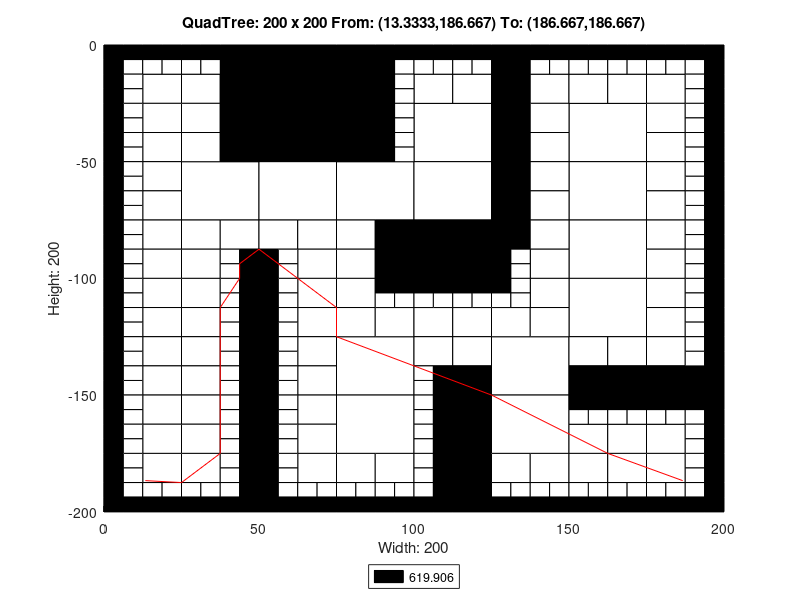

Reproduce this figure in MATLAB.
axis([0 200 -200 0]);
title('QuadTree: 200 x 200 From: (13.3333,186.667) To: (186.667,186.667)');
xlabel('Width: 200');
ylabel('Height: 200');
rectangle('Position',[50 -25 25 25], 'FaceColor',[0 0 0]);
rectangle('Position',[50 -50 25 25], 'FaceColor',[0 0 0]);
rectangle('Position',[25 -75 25 25], 'FaceColor',[1 1 1]);
rectangle('Position',[50 -75 25 25], 'FaceColor',[1 1 1]);
rectangle('Position',[75 -75 25 25], 'FaceColor',[1 1 1]);
rectangle('Position',[100 -50 25 25], 'FaceColor',[1 1 1]);
rectangle('Position',[150 -50 25 25], 'FaceColor',[1 1 1]);
rectangle('Position',[100 -75 25 25], 'FaceColor',[1 1 1]);
rectangle('Position',[100 -100 25 25], 'FaceColor',[0 0 0]);
rectangle('Position',[150 -75 25 25], 'FaceColor',[1 1 1]);
rectangle('Position',[150 -100 25 25], 'FaceColor',[1 1 1]);
rectangle('Position',[75 -150 25 25], 'FaceColor',[1 1 1]);
rectangle('Position',[75 -175 25 25], 'FaceColor',[1 1 1]);
rectangle('Position',[125 -150 25 25], 'FaceColor',[1 1 1]);
rectangle('Position',[150 -125 25 25], 'FaceColor',[1 1 1]);
rectangle('Position',[125 -175 25 25], 'FaceColor',[1 1 1]);
rectangle('Position',[12.5 -25 12.5 12.5], 'FaceColor',[1 1 1]);
rectangle('Position',[37.5 -12.5 12.5 12.5], 'FaceColor',[0 0 0]);
rectangle('Position',[25 -25 12.5 12.5], 'FaceColor',[1 1 1]);
rectangle('Position',[37.5 -25 12.5 12.5], 'FaceColor',[0 0 0]);
rectangle('Position',[12.5 -37.5 12.5 12.5], 'FaceColor',[1 1 1]);
rectangle('Position',[12.5 -50 12.5 12.5], 'FaceColor',[1 1 1]);
rectangle('Position',[25 -37.5 12.5 12.5], 'FaceColor',[1 1 1]);
rectangle('Position',[37.5 -37.5 12.5 12.5], 'FaceColor',[0 0 0]);
rectangle('Position',[25 -50 12.5 12.5], 'FaceColor',[1 1 1]);
rectangle('Position',[37.5 -50 12.5 12.5], 'FaceColor',[0 0 0]);
rectangle('Position',[75 -12.5 12.5 12.5], 'FaceColor',[0 0 0]);
rectangle('Position',[75 -25 12.5 12.5], 'FaceColor',[0 0 0]);
rectangle('Position',[75 -37.5 12.5 12.5], 'FaceColor',[0 0 0]);
rectangle('Position',[75 -50 12.5 12.5], 'FaceColor',[0 0 0]);
rectangle('Position',[12.5 -62.5 12.5 12.5], 'FaceColor',[1 1 1]);
rectangle('Position',[12.5 -75 12.5 12.5], 'FaceColor',[1 1 1]);
rectangle('Position',[12.5 -87.5 12.5 12.5], 'FaceColor',[1 1 1]);
rectangle('Position',[12.5 -100 12.5 12.5], 'FaceColor',[1 1 1]);
rectangle('Position',[25 -87.5 12.5 12.5], 'FaceColor',[1 1 1]);
rectangle('Position',[37.5 -87.5 12.5 12.5], 'FaceColor',[1 1 1]);
rectangle('Position',[25 -100 12.5 12.5], 'FaceColor',[1 1 1]);
rectangle('Position',[50 -87.5 12.5 12.5], 'FaceColor',[1 1 1]);
rectangle('Position',[62.5 -87.5 12.5 12.5], 'FaceColor',[1 1 1]);
rectangle('Position',[62.5 -100 12.5 12.5], 'FaceColor',[1 1 1]);
rectangle('Position',[75 -87.5 12.5 12.5], 'FaceColor',[1 1 1]);
rectangle('Position',[87.5 -87.5 12.5 12.5], 'FaceColor',[0 0 0]);
rectangle('Position',[75 -100 12.5 12.5], 'FaceColor',[1 1 1]);
rectangle('Position',[87.5 -100 12.5 12.5], 'FaceColor',[0 0 0]);
rectangle('Position',[100 -25 12.5 12.5], 'FaceColor',[1 1 1]);
rectangle('Position',[112.5 -25 12.5 12.5], 'FaceColor',[1 1 1]);
rectangle('Position',[125 -12.5 12.5 12.5], 'FaceColor',[0 0 0]);
rectangle('Position',[125 -25 12.5 12.5], 'FaceColor',[0 0 0]);
rectangle('Position',[137.5 -25 12.5 12.5], 'FaceColor',[1 1 1]);
rectangle('Position',[125 -37.5 12.5 12.5], 'FaceColor',[0 0 0]);
rectangle('Position',[137.5 -37.5 12.5 12.5], 'FaceColor',[1 1 1]);
rectangle('Position',[125 -50 12.5 12.5], 'FaceColor',[0 0 0]);
rectangle('Position',[137.5 -50 12.5 12.5], 'FaceColor',[1 1 1]);
rectangle('Position',[150 -25 12.5 12.5], 'FaceColor',[1 1 1]);
rectangle('Position',[162.5 -25 12.5 12.5], 'FaceColor',[1 1 1]);
rectangle('Position',[175 -25 12.5 12.5], 'FaceColor',[1 1 1]);
rectangle('Position',[175 -37.5 12.5 12.5], 'FaceColor',[1 1 1]);
rectangle('Position',[175 -50 12.5 12.5], 'FaceColor',[1 1 1]);
rectangle('Position',[125 -62.5 12.5 12.5], 'FaceColor',[0 0 0]);
rectangle('Position',[137.5 -62.5 12.5 12.5], 'FaceColor',[1 1 1]);
rectangle('Position',[125 -75 12.5 12.5], 'FaceColor',[0 0 0]);
rectangle('Position',[137.5 -75 12.5 12.5], 'FaceColor',[1 1 1]);
rectangle('Position',[125 -87.5 12.5 12.5], 'FaceColor',[0 0 0]);
rectangle('Position',[137.5 -87.5 12.5 12.5], 'FaceColor',[1 1 1]);
rectangle('Position',[137.5 -100 12.5 12.5], 'FaceColor',[1 1 1]);
rectangle('Position',[175 -62.5 12.5 12.5], 'FaceColor',[1 1 1]);
rectangle('Position',[175 -75 12.5 12.5], 'FaceColor',[1 1 1]);
rectangle('Position',[175 -87.5 12.5 12.5], 'FaceColor',[1 1 1]);
rectangle('Position',[175 -100 12.5 12.5], 'FaceColor',[1 1 1]);
rectangle('Position',[12.5 -112.5 12.5 12.5], 'FaceColor',[1 1 1]);
rectangle('Position',[12.5 -125 12.5 12.5], 'FaceColor',[1 1 1]);
rectangle('Position',[25 -112.5 12.5 12.5], 'FaceColor',[1 1 1]);
rectangle('Position',[25 -125 12.5 12.5], 'FaceColor',[1 1 1]);
rectangle('Position',[12.5 -137.5 12.5 12.5], 'FaceColor',[1 1 1]);
rectangle('Position',[12.5 -150 12.5 12.5], 'FaceColor',[1 1 1]);
rectangle('Position',[25 -137.5 12.5 12.5], 'FaceColor',[1 1 1]);
rectangle('Position',[25 -150 12.5 12.5], 'FaceColor',[1 1 1]);
rectangle('Position',[62.5 -112.5 12.5 12.5], 'FaceColor',[1 1 1]);
rectangle('Position',[62.5 -125 12.5 12.5], 'FaceColor',[1 1 1]);
rectangle('Position',[75 -112.5 12.5 12.5], 'FaceColor',[1 1 1]);
rectangle('Position',[75 -125 12.5 12.5], 'FaceColor',[1 1 1]);
rectangle('Position',[87.5 -125 12.5 12.5], 'FaceColor',[1 1 1]);
rectangle('Position',[62.5 -137.5 12.5 12.5], 'FaceColor',[1 1 1]);
rectangle('Position',[62.5 -150 12.5 12.5], 'FaceColor',[1 1 1]);
rectangle('Position',[12.5 -162.5 12.5 12.5], 'FaceColor',[1 1 1]);
rectangle('Position',[12.5 -175 12.5 12.5], 'FaceColor',[1 1 1]);
rectangle('Position',[25 -162.5 12.5 12.5], 'FaceColor',[1 1 1]);
rectangle('Position',[25 -175 12.5 12.5], 'FaceColor',[1 1 1]);
rectangle('Position',[12.5 -187.5 12.5 12.5], 'FaceColor',[1 1 1]);
rectangle('Position',[25 -187.5 12.5 12.5], 'FaceColor',[1 1 1]);
rectangle('Position',[62.5 -162.5 12.5 12.5], 'FaceColor',[1 1 1]);
rectangle('Position',[62.5 -175 12.5 12.5], 'FaceColor',[1 1 1]);
rectangle('Position',[62.5 -187.5 12.5 12.5], 'FaceColor',[1 1 1]);
rectangle('Position',[75 -187.5 12.5 12.5], 'FaceColor',[1 1 1]);
rectangle('Position',[87.5 -187.5 12.5 12.5], 'FaceColor',[1 1 1]);
rectangle('Position',[100 -125 12.5 12.5], 'FaceColor',[1 1 1]);
rectangle('Position',[112.5 -125 12.5 12.5], 'FaceColor',[1 1 1]);
rectangle('Position',[137.5 -112.5 12.5 12.5], 'FaceColor',[1 1 1]);
rectangle('Position',[125 -125 12.5 12.5], 'FaceColor',[1 1 1]);
rectangle('Position',[137.5 -125 12.5 12.5], 'FaceColor',[1 1 1]);
rectangle('Position',[100 -137.5 12.5 12.5], 'FaceColor',[1 1 1]);
rectangle('Position',[112.5 -137.5 12.5 12.5], 'FaceColor',[1 1 1]);
rectangle('Position',[112.5 -150 12.5 12.5], 'FaceColor',[0 0 0]);
rectangle('Position',[175 -112.5 12.5 12.5], 'FaceColor',[1 1 1]);
rectangle('Position',[175 -125 12.5 12.5], 'FaceColor',[1 1 1]);
rectangle('Position',[150 -137.5 12.5 12.5], 'FaceColor',[1 1 1]);
rectangle('Position',[162.5 -137.5 12.5 12.5], 'FaceColor',[1 1 1]);
rectangle('Position',[150 -150 12.5 12.5], 'FaceColor',[0 0 0]);
rectangle('Position',[162.5 -150 12.5 12.5], 'FaceColor',[0 0 0]);
rectangle('Position',[175 -137.5 12.5 12.5], 'FaceColor',[1 1 1]);
rectangle('Position',[175 -150 12.5 12.5], 'FaceColor',[0 0 0]);
rectangle('Position',[187.5 -150 12.5 12.5], 'FaceColor',[0 0 0]);
rectangle('Position',[112.5 -162.5 12.5 12.5], 'FaceColor',[0 0 0]);
rectangle('Position',[112.5 -175 12.5 12.5], 'FaceColor',[0 0 0]);
rectangle('Position',[112.5 -187.5 12.5 12.5], 'FaceColor',[0 0 0]);
rectangle('Position',[112.5 -200 12.5 12.5], 'FaceColor',[0 0 0]);
rectangle('Position',[125 -187.5 12.5 12.5], 'FaceColor',[1 1 1]);
rectangle('Position',[137.5 -187.5 12.5 12.5], 'FaceColor',[1 1 1]);
rectangle('Position',[150 -175 12.5 12.5], 'FaceColor',[1 1 1]);
rectangle('Position',[162.5 -175 12.5 12.5], 'FaceColor',[1 1 1]);
rectangle('Position',[175 -175 12.5 12.5], 'FaceColor',[1 1 1]);
rectangle('Position',[150 -187.5 12.5 12.5], 'FaceColor',[1 1 1]);
rectangle('Position',[162.5 -187.5 12.5 12.5], 'FaceColor',[1 1 1]);
rectangle('Position',[175 -187.5 12.5 12.5], 'FaceColor',[1 1 1]);
rectangle('Position',[0 -6.25 6.25 6.25], 'FaceColor',[0 0 0]);
rectangle('Position',[6.25 -6.25 6.25 6.25], 'FaceColor',[0 0 0]);
rectangle('Position',[0 -12.5 6.25 6.25], 'FaceColor',[0 0 0]);
rectangle('Position',[6.25 -12.5 6.25 6.25], 'FaceColor',[1 1 1]);
rectangle('Position',[12.5 -6.25 6.25 6.25], 'FaceColor',[0 0 0]);
rectangle('Position',[18.75 -6.25 6.25 6.25], 'FaceColor',[0 0 0]);
rectangle('Position',[12.5 -12.5 6.25 6.25], 'FaceColor',[1 1 1]);
rectangle('Position',[18.75 -12.5 6.25 6.25], 'FaceColor',[1 1 1]);
rectangle('Position',[0 -18.75 6.25 6.25], 'FaceColor',[0 0 0]);
rectangle('Position',[6.25 -18.75 6.25 6.25], 'FaceColor',[1 1 1]);
rectangle('Position',[0 -25 6.25 6.25], 'FaceColor',[0 0 0]);
rectangle('Position',[6.25 -25 6.25 6.25], 'FaceColor',[1 1 1]);
rectangle('Position',[25 -6.25 6.25 6.25], 'FaceColor',[0 0 0]);
rectangle('Position',[31.25 -6.25 6.25 6.25], 'FaceColor',[0 0 0]);
rectangle('Position',[25 -12.5 6.25 6.25], 'FaceColor',[1 1 1]);
rectangle('Position',[31.25 -12.5 6.25 6.25], 'FaceColor',[1 1 1]);
rectangle('Position',[0 -31.25 6.25 6.25], 'FaceColor',[0 0 0]);
rectangle('Position',[6.25 -31.25 6.25 6.25], 'FaceColor',[1 1 1]);
rectangle('Position',[0 -37.5 6.25 6.25], 'FaceColor',[0 0 0]);
rectangle('Position',[6.25 -37.5 6.25 6.25], 'FaceColor',[1 1 1]);
rectangle('Position',[0 -43.75 6.25 6.25], 'FaceColor',[0 0 0]);
rectangle('Position',[6.25 -43.75 6.25 6.25], 'FaceColor',[1 1 1]);
rectangle('Position',[0 -50 6.25 6.25], 'FaceColor',[0 0 0]);
rectangle('Position',[6.25 -50 6.25 6.25], 'FaceColor',[1 1 1]);
rectangle('Position',[87.5 -6.25 6.25 6.25], 'FaceColor',[0 0 0]);
rectangle('Position',[93.75 -6.25 6.25 6.25], 'FaceColor',[0 0 0]);
rectangle('Position',[87.5 -12.5 6.25 6.25], 'FaceColor',[0 0 0]);
rectangle('Position',[93.75 -12.5 6.25 6.25], 'FaceColor',[1 1 1]);
rectangle('Position',[87.5 -18.75 6.25 6.25], 'FaceColor',[0 0 0]);
rectangle('Position',[93.75 -18.75 6.25 6.25], 'FaceColor',[1 1 1]);
rectangle('Position',[87.5 -25 6.25 6.25], 'FaceColor',[0 0 0]);
rectangle('Position',[93.75 -25 6.25 6.25], 'FaceColor',[1 1 1]);
rectangle('Position',[87.5 -31.25 6.25 6.25], 'FaceColor',[0 0 0]);
rectangle('Position',[93.75 -31.25 6.25 6.25], 'FaceColor',[1 1 1]);
rectangle('Position',[87.5 -37.5 6.25 6.25], 'FaceColor',[0 0 0]);
rectangle('Position',[93.75 -37.5 6.25 6.25], 'FaceColor',[1 1 1]);
rectangle('Position',[87.5 -43.75 6.25 6.25], 'FaceColor',[0 0 0]);
rectangle('Position',[93.75 -43.75 6.25 6.25], 'FaceColor',[1 1 1]);
rectangle('Position',[87.5 -50 6.25 6.25], 'FaceColor',[0 0 0]);
rectangle('Position',[93.75 -50 6.25 6.25], 'FaceColor',[1 1 1]);
rectangle('Position',[0 -56.25 6.25 6.25], 'FaceColor',[0 0 0]);
rectangle('Position',[6.25 -56.25 6.25 6.25], 'FaceColor',[1 1 1]);
rectangle('Position',[0 -62.5 6.25 6.25], 'FaceColor',[0 0 0]);
rectangle('Position',[6.25 -62.5 6.25 6.25], 'FaceColor',[1 1 1]);
rectangle('Position',[0 -68.75 6.25 6.25], 'FaceColor',[0 0 0]);
rectangle('Position',[6.25 -68.75 6.25 6.25], 'FaceColor',[1 1 1]);
rectangle('Position',[0 -75 6.25 6.25], 'FaceColor',[0 0 0]);
rectangle('Position',[6.25 -75 6.25 6.25], 'FaceColor',[1 1 1]);
rectangle('Position',[0 -81.25 6.25 6.25], 'FaceColor',[0 0 0]);
rectangle('Position',[6.25 -81.25 6.25 6.25], 'FaceColor',[1 1 1]);
rectangle('Position',[0 -87.5 6.25 6.25], 'FaceColor',[0 0 0]);
rectangle('Position',[6.25 -87.5 6.25 6.25], 'FaceColor',[1 1 1]);
rectangle('Position',[0 -93.75 6.25 6.25], 'FaceColor',[0 0 0]);
rectangle('Position',[6.25 -93.75 6.25 6.25], 'FaceColor',[1 1 1]);
rectangle('Position',[0 -100 6.25 6.25], 'FaceColor',[0 0 0]);
rectangle('Position',[6.25 -100 6.25 6.25], 'FaceColor',[1 1 1]);
rectangle('Position',[37.5 -93.75 6.25 6.25], 'FaceColor',[1 1 1]);
rectangle('Position',[43.75 -93.75 6.25 6.25], 'FaceColor',[0 0 0]);
rectangle('Position',[37.5 -100 6.25 6.25], 'FaceColor',[1 1 1]);
rectangle('Position',[43.75 -100 6.25 6.25], 'FaceColor',[0 0 0]);
rectangle('Position',[50 -93.75 6.25 6.25], 'FaceColor',[0 0 0]);
rectangle('Position',[56.25 -93.75 6.25 6.25], 'FaceColor',[1 1 1]);
rectangle('Position',[50 -100 6.25 6.25], 'FaceColor',[0 0 0]);
rectangle('Position',[56.25 -100 6.25 6.25], 'FaceColor',[1 1 1]);
rectangle('Position',[100 -6.25 6.25 6.25], 'FaceColor',[0 0 0]);
rectangle('Position',[106.25 -6.25 6.25 6.25], 'FaceColor',[0 0 0]);
rectangle('Position',[100 -12.5 6.25 6.25], 'FaceColor',[1 1 1]);
rectangle('Position',[106.25 -12.5 6.25 6.25], 'FaceColor',[1 1 1]);
rectangle('Position',[112.5 -6.25 6.25 6.25], 'FaceColor',[0 0 0]);
rectangle('Position',[118.75 -6.25 6.25 6.25], 'FaceColor',[0 0 0]);
rectangle('Position',[112.5 -12.5 6.25 6.25], 'FaceColor',[1 1 1]);
rectangle('Position',[118.75 -12.5 6.25 6.25], 'FaceColor',[1 1 1]);
rectangle('Position',[137.5 -6.25 6.25 6.25], 'FaceColor',[0 0 0]);
rectangle('Position',[143.75 -6.25 6.25 6.25], 'FaceColor',[0 0 0]);
rectangle('Position',[137.5 -12.5 6.25 6.25], 'FaceColor',[1 1 1]);
rectangle('Position',[143.75 -12.5 6.25 6.25], 'FaceColor',[1 1 1]);
rectangle('Position',[150 -6.25 6.25 6.25], 'FaceColor',[0 0 0]);
rectangle('Position',[156.25 -6.25 6.25 6.25], 'FaceColor',[0 0 0]);
rectangle('Position',[150 -12.5 6.25 6.25], 'FaceColor',[1 1 1]);
rectangle('Position',[156.25 -12.5 6.25 6.25], 'FaceColor',[1 1 1]);
rectangle('Position',[162.5 -6.25 6.25 6.25], 'FaceColor',[0 0 0]);
rectangle('Position',[168.75 -6.25 6.25 6.25], 'FaceColor',[0 0 0]);
rectangle('Position',[162.5 -12.5 6.25 6.25], 'FaceColor',[1 1 1]);
rectangle('Position',[168.75 -12.5 6.25 6.25], 'FaceColor',[1 1 1]);
rectangle('Position',[175 -6.25 6.25 6.25], 'FaceColor',[0 0 0]);
rectangle('Position',[181.25 -6.25 6.25 6.25], 'FaceColor',[0 0 0]);
rectangle('Position',[175 -12.5 6.25 6.25], 'FaceColor',[1 1 1]);
rectangle('Position',[181.25 -12.5 6.25 6.25], 'FaceColor',[1 1 1]);
rectangle('Position',[187.5 -6.25 6.25 6.25], 'FaceColor',[0 0 0]);
rectangle('Position',[193.75 -6.25 6.25 6.25], 'FaceColor',[0 0 0]);
rectangle('Position',[187.5 -12.5 6.25 6.25], 'FaceColor',[1 1 1]);
rectangle('Position',[193.75 -12.5 6.25 6.25], 'FaceColor',[0 0 0]);
rectangle('Position',[187.5 -18.75 6.25 6.25], 'FaceColor',[1 1 1]);
rectangle('Position',[193.75 -18.75 6.25 6.25], 'FaceColor',[0 0 0]);
rectangle('Position',[187.5 -25 6.25 6.25], 'FaceColor',[1 1 1]);
rectangle('Position',[193.75 -25 6.25 6.25], 'FaceColor',[0 0 0]);
rectangle('Position',[187.5 -31.25 6.25 6.25], 'FaceColor',[1 1 1]);
rectangle('Position',[193.75 -31.25 6.25 6.25], 'FaceColor',[0 0 0]);
rectangle('Position',[187.5 -37.5 6.25 6.25], 'FaceColor',[1 1 1]);
rectangle('Position',[193.75 -37.5 6.25 6.25], 'FaceColor',[0 0 0]);
rectangle('Position',[187.5 -43.75 6.25 6.25], 'FaceColor',[1 1 1]);
rectangle('Position',[193.75 -43.75 6.25 6.25], 'FaceColor',[0 0 0]);
rectangle('Position',[187.5 -50 6.25 6.25], 'FaceColor',[1 1 1]);
rectangle('Position',[193.75 -50 6.25 6.25], 'FaceColor',[0 0 0]);
rectangle('Position',[125 -93.75 6.25 6.25], 'FaceColor',[0 0 0]);
rectangle('Position',[131.25 -93.75 6.25 6.25], 'FaceColor',[1 1 1]);
rectangle('Position',[125 -100 6.25 6.25], 'FaceColor',[0 0 0]);
rectangle('Position',[131.25 -100 6.25 6.25], 'FaceColor',[1 1 1]);
rectangle('Position',[187.5 -56.25 6.25 6.25], 'FaceColor',[1 1 1]);
rectangle('Position',[193.75 -56.25 6.25 6.25], 'FaceColor',[0 0 0]);
rectangle('Position',[187.5 -62.5 6.25 6.25], 'FaceColor',[1 1 1]);
rectangle('Position',[193.75 -62.5 6.25 6.25], 'FaceColor',[0 0 0]);
rectangle('Position',[187.5 -68.75 6.25 6.25], 'FaceColor',[1 1 1]);
rectangle('Position',[193.75 -68.75 6.25 6.25], 'FaceColor',[0 0 0]);
rectangle('Position',[187.5 -75 6.25 6.25], 'FaceColor',[1 1 1]);
rectangle('Position',[193.75 -75 6.25 6.25], 'FaceColor',[0 0 0]);
rectangle('Position',[187.5 -81.25 6.25 6.25], 'FaceColor',[1 1 1]);
rectangle('Position',[193.75 -81.25 6.25 6.25], 'FaceColor',[0 0 0]);
rectangle('Position',[187.5 -87.5 6.25 6.25], 'FaceColor',[1 1 1]);
rectangle('Position',[193.75 -87.5 6.25 6.25], 'FaceColor',[0 0 0]);
rectangle('Position',[187.5 -93.75 6.25 6.25], 'FaceColor',[1 1 1]);
rectangle('Position',[193.75 -93.75 6.25 6.25], 'FaceColor',[0 0 0]);
rectangle('Position',[187.5 -100 6.25 6.25], 'FaceColor',[1 1 1]);
rectangle('Position',[193.75 -100 6.25 6.25], 'FaceColor',[0 0 0]);
rectangle('Position',[0 -106.25 6.25 6.25], 'FaceColor',[0 0 0]);
rectangle('Position',[6.25 -106.25 6.25 6.25], 'FaceColor',[1 1 1]);
rectangle('Position',[0 -112.5 6.25 6.25], 'FaceColor',[0 0 0]);
rectangle('Position',[6.25 -112.5 6.25 6.25], 'FaceColor',[1 1 1]);
rectangle('Position',[0 -118.75 6.25 6.25], 'FaceColor',[0 0 0]);
rectangle('Position',[6.25 -118.75 6.25 6.25], 'FaceColor',[1 1 1]);
rectangle('Position',[0 -125 6.25 6.25], 'FaceColor',[0 0 0]);
rectangle('Position',[6.25 -125 6.25 6.25], 'FaceColor',[1 1 1]);
rectangle('Position',[37.5 -106.25 6.25 6.25], 'FaceColor',[1 1 1]);
rectangle('Position',[43.75 -106.25 6.25 6.25], 'FaceColor',[0 0 0]);
rectangle('Position',[37.5 -112.5 6.25 6.25], 'FaceColor',[1 1 1]);
rectangle('Position',[43.75 -112.5 6.25 6.25], 'FaceColor',[0 0 0]);
rectangle('Position',[37.5 -118.75 6.25 6.25], 'FaceColor',[1 1 1]);
rectangle('Position',[43.75 -118.75 6.25 6.25], 'FaceColor',[0 0 0]);
rectangle('Position',[37.5 -125 6.25 6.25], 'FaceColor',[1 1 1]);
rectangle('Position',[43.75 -125 6.25 6.25], 'FaceColor',[0 0 0]);
rectangle('Position',[0 -131.25 6.25 6.25], 'FaceColor',[0 0 0]);
rectangle('Position',[6.25 -131.25 6.25 6.25], 'FaceColor',[1 1 1]);
rectangle('Position',[0 -137.5 6.25 6.25], 'FaceColor',[0 0 0]);
rectangle('Position',[6.25 -137.5 6.25 6.25], 'FaceColor',[1 1 1]);
rectangle('Position',[0 -143.75 6.25 6.25], 'FaceColor',[0 0 0]);
rectangle('Position',[6.25 -143.75 6.25 6.25], 'FaceColor',[1 1 1]);
rectangle('Position',[0 -150 6.25 6.25], 'FaceColor',[0 0 0]);
rectangle('Position',[6.25 -150 6.25 6.25], 'FaceColor',[1 1 1]);
rectangle('Position',[37.5 -131.25 6.25 6.25], 'FaceColor',[1 1 1]);
rectangle('Position',[43.75 -131.25 6.25 6.25], 'FaceColor',[0 0 0]);
rectangle('Position',[37.5 -137.5 6.25 6.25], 'FaceColor',[1 1 1]);
rectangle('Position',[43.75 -137.5 6.25 6.25], 'FaceColor',[0 0 0]);
rectangle('Position',[37.5 -143.75 6.25 6.25], 'FaceColor',[1 1 1]);
rectangle('Position',[43.75 -143.75 6.25 6.25], 'FaceColor',[0 0 0]);
rectangle('Position',[37.5 -150 6.25 6.25], 'FaceColor',[1 1 1]);
rectangle('Position',[43.75 -150 6.25 6.25], 'FaceColor',[0 0 0]);
rectangle('Position',[50 -106.25 6.25 6.25], 'FaceColor',[0 0 0]);
rectangle('Position',[56.25 -106.25 6.25 6.25], 'FaceColor',[1 1 1]);
rectangle('Position',[50 -112.5 6.25 6.25], 'FaceColor',[0 0 0]);
rectangle('Position',[56.25 -112.5 6.25 6.25], 'FaceColor',[1 1 1]);
rectangle('Position',[50 -118.75 6.25 6.25], 'FaceColor',[0 0 0]);
rectangle('Position',[56.25 -118.75 6.25 6.25], 'FaceColor',[1 1 1]);
rectangle('Position',[50 -125 6.25 6.25], 'FaceColor',[0 0 0]);
rectangle('Position',[56.25 -125 6.25 6.25], 'FaceColor',[1 1 1]);
rectangle('Position',[87.5 -106.25 6.25 6.25], 'FaceColor',[0 0 0]);
rectangle('Position',[93.75 -106.25 6.25 6.25], 'FaceColor',[0 0 0]);
rectangle('Position',[87.5 -112.5 6.25 6.25], 'FaceColor',[1 1 1]);
rectangle('Position',[93.75 -112.5 6.25 6.25], 'FaceColor',[1 1 1]);
rectangle('Position',[50 -131.25 6.25 6.25], 'FaceColor',[0 0 0]);
rectangle('Position',[56.25 -131.25 6.25 6.25], 'FaceColor',[1 1 1]);
rectangle('Position',[50 -137.5 6.25 6.25], 'FaceColor',[0 0 0]);
rectangle('Position',[56.25 -137.5 6.25 6.25], 'FaceColor',[1 1 1]);
rectangle('Position',[50 -143.75 6.25 6.25], 'FaceColor',[0 0 0]);
rectangle('Position',[56.25 -143.75 6.25 6.25], 'FaceColor',[1 1 1]);
rectangle('Position',[50 -150 6.25 6.25], 'FaceColor',[0 0 0]);
rectangle('Position',[56.25 -150 6.25 6.25], 'FaceColor',[1 1 1]);
rectangle('Position',[0 -156.25 6.25 6.25], 'FaceColor',[0 0 0]);
rectangle('Position',[6.25 -156.25 6.25 6.25], 'FaceColor',[1 1 1]);
rectangle('Position',[0 -162.5 6.25 6.25], 'FaceColor',[0 0 0]);
rectangle('Position',[6.25 -162.5 6.25 6.25], 'FaceColor',[1 1 1]);
rectangle('Position',[0 -168.75 6.25 6.25], 'FaceColor',[0 0 0]);
rectangle('Position',[6.25 -168.75 6.25 6.25], 'FaceColor',[1 1 1]);
rectangle('Position',[0 -175 6.25 6.25], 'FaceColor',[0 0 0]);
rectangle('Position',[6.25 -175 6.25 6.25], 'FaceColor',[1 1 1]);
rectangle('Position',[37.5 -156.25 6.25 6.25], 'FaceColor',[1 1 1]);
rectangle('Position',[43.75 -156.25 6.25 6.25], 'FaceColor',[0 0 0]);
rectangle('Position',[37.5 -162.5 6.25 6.25], 'FaceColor',[1 1 1]);
rectangle('Position',[43.75 -162.5 6.25 6.25], 'FaceColor',[0 0 0]);
rectangle('Position',[37.5 -168.75 6.25 6.25], 'FaceColor',[1 1 1]);
rectangle('Position',[43.75 -168.75 6.25 6.25], 'FaceColor',[0 0 0]);
rectangle('Position',[37.5 -175 6.25 6.25], 'FaceColor',[1 1 1]);
rectangle('Position',[43.75 -175 6.25 6.25], 'FaceColor',[0 0 0]);
rectangle('Position',[0 -181.25 6.25 6.25], 'FaceColor',[0 0 0]);
rectangle('Position',[6.25 -181.25 6.25 6.25], 'FaceColor',[1 1 1]);
rectangle('Position',[0 -187.5 6.25 6.25], 'FaceColor',[0 0 0]);
rectangle('Position',[6.25 -187.5 6.25 6.25], 'FaceColor',[1 1 1]);
rectangle('Position',[0 -193.75 6.25 6.25], 'FaceColor',[0 0 0]);
rectangle('Position',[6.25 -193.75 6.25 6.25], 'FaceColor',[1 1 1]);
rectangle('Position',[0 -200 6.25 6.25], 'FaceColor',[0 0 0]);
rectangle('Position',[6.25 -200 6.25 6.25], 'FaceColor',[0 0 0]);
rectangle('Position',[12.5 -193.75 6.25 6.25], 'FaceColor',[1 1 1]);
rectangle('Position',[18.75 -193.75 6.25 6.25], 'FaceColor',[1 1 1]);
rectangle('Position',[12.5 -200 6.25 6.25], 'FaceColor',[0 0 0]);
rectangle('Position',[18.75 -200 6.25 6.25], 'FaceColor',[0 0 0]);
rectangle('Position',[37.5 -181.25 6.25 6.25], 'FaceColor',[1 1 1]);
rectangle('Position',[43.75 -181.25 6.25 6.25], 'FaceColor',[0 0 0]);
rectangle('Position',[37.5 -187.5 6.25 6.25], 'FaceColor',[1 1 1]);
rectangle('Position',[43.75 -187.5 6.25 6.25], 'FaceColor',[0 0 0]);
rectangle('Position',[25 -193.75 6.25 6.25], 'FaceColor',[1 1 1]);
rectangle('Position',[31.25 -193.75 6.25 6.25], 'FaceColor',[1 1 1]);
rectangle('Position',[25 -200 6.25 6.25], 'FaceColor',[0 0 0]);
rectangle('Position',[31.25 -200 6.25 6.25], 'FaceColor',[0 0 0]);
rectangle('Position',[37.5 -193.75 6.25 6.25], 'FaceColor',[1 1 1]);
rectangle('Position',[43.75 -193.75 6.25 6.25], 'FaceColor',[0 0 0]);
rectangle('Position',[37.5 -200 6.25 6.25], 'FaceColor',[0 0 0]);
rectangle('Position',[43.75 -200 6.25 6.25], 'FaceColor',[0 0 0]);
rectangle('Position',[50 -156.25 6.25 6.25], 'FaceColor',[0 0 0]);
rectangle('Position',[56.25 -156.25 6.25 6.25], 'FaceColor',[1 1 1]);
rectangle('Position',[50 -162.5 6.25 6.25], 'FaceColor',[0 0 0]);
rectangle('Position',[56.25 -162.5 6.25 6.25], 'FaceColor',[1 1 1]);
rectangle('Position',[50 -168.75 6.25 6.25], 'FaceColor',[0 0 0]);
rectangle('Position',[56.25 -168.75 6.25 6.25], 'FaceColor',[1 1 1]);
rectangle('Position',[50 -175 6.25 6.25], 'FaceColor',[0 0 0]);
rectangle('Position',[56.25 -175 6.25 6.25], 'FaceColor',[1 1 1]);
rectangle('Position',[50 -181.25 6.25 6.25], 'FaceColor',[0 0 0]);
rectangle('Position',[56.25 -181.25 6.25 6.25], 'FaceColor',[1 1 1]);
rectangle('Position',[50 -187.5 6.25 6.25], 'FaceColor',[0 0 0]);
rectangle('Position',[56.25 -187.5 6.25 6.25], 'FaceColor',[1 1 1]);
rectangle('Position',[50 -193.75 6.25 6.25], 'FaceColor',[0 0 0]);
rectangle('Position',[56.25 -193.75 6.25 6.25], 'FaceColor',[1 1 1]);
rectangle('Position',[50 -200 6.25 6.25], 'FaceColor',[0 0 0]);
rectangle('Position',[56.25 -200 6.25 6.25], 'FaceColor',[0 0 0]);
rectangle('Position',[62.5 -193.75 6.25 6.25], 'FaceColor',[1 1 1]);
rectangle('Position',[68.75 -193.75 6.25 6.25], 'FaceColor',[1 1 1]);
rectangle('Position',[62.5 -200 6.25 6.25], 'FaceColor',[0 0 0]);
rectangle('Position',[68.75 -200 6.25 6.25], 'FaceColor',[0 0 0]);
rectangle('Position',[75 -193.75 6.25 6.25], 'FaceColor',[1 1 1]);
rectangle('Position',[81.25 -193.75 6.25 6.25], 'FaceColor',[1 1 1]);
rectangle('Position',[75 -200 6.25 6.25], 'FaceColor',[0 0 0]);
rectangle('Position',[81.25 -200 6.25 6.25], 'FaceColor',[0 0 0]);
rectangle('Position',[87.5 -193.75 6.25 6.25], 'FaceColor',[1 1 1]);
rectangle('Position',[93.75 -193.75 6.25 6.25], 'FaceColor',[1 1 1]);
rectangle('Position',[87.5 -200 6.25 6.25], 'FaceColor',[0 0 0]);
rectangle('Position',[93.75 -200 6.25 6.25], 'FaceColor',[0 0 0]);
rectangle('Position',[100 -106.25 6.25 6.25], 'FaceColor',[0 0 0]);
rectangle('Position',[106.25 -106.25 6.25 6.25], 'FaceColor',[0 0 0]);
rectangle('Position',[100 -112.5 6.25 6.25], 'FaceColor',[1 1 1]);
rectangle('Position',[106.25 -112.5 6.25 6.25], 'FaceColor',[1 1 1]);
rectangle('Position',[112.5 -106.25 6.25 6.25], 'FaceColor',[0 0 0]);
rectangle('Position',[118.75 -106.25 6.25 6.25], 'FaceColor',[0 0 0]);
rectangle('Position',[112.5 -112.5 6.25 6.25], 'FaceColor',[1 1 1]);
rectangle('Position',[118.75 -112.5 6.25 6.25], 'FaceColor',[1 1 1]);
rectangle('Position',[125 -106.25 6.25 6.25], 'FaceColor',[0 0 0]);
rectangle('Position',[131.25 -106.25 6.25 6.25], 'FaceColor',[1 1 1]);
rectangle('Position',[125 -112.5 6.25 6.25], 'FaceColor',[1 1 1]);
rectangle('Position',[131.25 -112.5 6.25 6.25], 'FaceColor',[1 1 1]);
rectangle('Position',[100 -143.75 6.25 6.25], 'FaceColor',[1 1 1]);
rectangle('Position',[106.25 -143.75 6.25 6.25], 'FaceColor',[0 0 0]);
rectangle('Position',[100 -150 6.25 6.25], 'FaceColor',[1 1 1]);
rectangle('Position',[106.25 -150 6.25 6.25], 'FaceColor',[0 0 0]);
rectangle('Position',[187.5 -106.25 6.25 6.25], 'FaceColor',[1 1 1]);
rectangle('Position',[193.75 -106.25 6.25 6.25], 'FaceColor',[0 0 0]);
rectangle('Position',[187.5 -112.5 6.25 6.25], 'FaceColor',[1 1 1]);
rectangle('Position',[193.75 -112.5 6.25 6.25], 'FaceColor',[0 0 0]);
rectangle('Position',[187.5 -118.75 6.25 6.25], 'FaceColor',[1 1 1]);
rectangle('Position',[193.75 -118.75 6.25 6.25], 'FaceColor',[0 0 0]);
rectangle('Position',[187.5 -125 6.25 6.25], 'FaceColor',[1 1 1]);
rectangle('Position',[193.75 -125 6.25 6.25], 'FaceColor',[0 0 0]);
rectangle('Position',[187.5 -131.25 6.25 6.25], 'FaceColor',[1 1 1]);
rectangle('Position',[193.75 -131.25 6.25 6.25], 'FaceColor',[0 0 0]);
rectangle('Position',[187.5 -137.5 6.25 6.25], 'FaceColor',[1 1 1]);
rectangle('Position',[193.75 -137.5 6.25 6.25], 'FaceColor',[0 0 0]);
rectangle('Position',[100 -156.25 6.25 6.25], 'FaceColor',[1 1 1]);
rectangle('Position',[106.25 -156.25 6.25 6.25], 'FaceColor',[0 0 0]);
rectangle('Position',[100 -162.5 6.25 6.25], 'FaceColor',[1 1 1]);
rectangle('Position',[106.25 -162.5 6.25 6.25], 'FaceColor',[0 0 0]);
rectangle('Position',[100 -168.75 6.25 6.25], 'FaceColor',[1 1 1]);
rectangle('Position',[106.25 -168.75 6.25 6.25], 'FaceColor',[0 0 0]);
rectangle('Position',[100 -175 6.25 6.25], 'FaceColor',[1 1 1]);
rectangle('Position',[106.25 -175 6.25 6.25], 'FaceColor',[0 0 0]);
rectangle('Position',[100 -181.25 6.25 6.25], 'FaceColor',[1 1 1]);
rectangle('Position',[106.25 -181.25 6.25 6.25], 'FaceColor',[0 0 0]);
rectangle('Position',[100 -187.5 6.25 6.25], 'FaceColor',[1 1 1]);
rectangle('Position',[106.25 -187.5 6.25 6.25], 'FaceColor',[0 0 0]);
rectangle('Position',[100 -193.75 6.25 6.25], 'FaceColor',[1 1 1]);
rectangle('Position',[106.25 -193.75 6.25 6.25], 'FaceColor',[0 0 0]);
rectangle('Position',[100 -200 6.25 6.25], 'FaceColor',[0 0 0]);
rectangle('Position',[106.25 -200 6.25 6.25], 'FaceColor',[0 0 0]);
rectangle('Position',[125 -193.75 6.25 6.25], 'FaceColor',[1 1 1]);
rectangle('Position',[131.25 -193.75 6.25 6.25], 'FaceColor',[1 1 1]);
rectangle('Position',[125 -200 6.25 6.25], 'FaceColor',[0 0 0]);
rectangle('Position',[131.25 -200 6.25 6.25], 'FaceColor',[0 0 0]);
rectangle('Position',[137.5 -193.75 6.25 6.25], 'FaceColor',[1 1 1]);
rectangle('Position',[143.75 -193.75 6.25 6.25], 'FaceColor',[1 1 1]);
rectangle('Position',[137.5 -200 6.25 6.25], 'FaceColor',[0 0 0]);
rectangle('Position',[143.75 -200 6.25 6.25], 'FaceColor',[0 0 0]);
rectangle('Position',[150 -156.25 6.25 6.25], 'FaceColor',[0 0 0]);
rectangle('Position',[156.25 -156.25 6.25 6.25], 'FaceColor',[0 0 0]);
rectangle('Position',[150 -162.5 6.25 6.25], 'FaceColor',[1 1 1]);
rectangle('Position',[156.25 -162.5 6.25 6.25], 'FaceColor',[1 1 1]);
rectangle('Position',[162.5 -156.25 6.25 6.25], 'FaceColor',[0 0 0]);
rectangle('Position',[168.75 -156.25 6.25 6.25], 'FaceColor',[0 0 0]);
rectangle('Position',[162.5 -162.5 6.25 6.25], 'FaceColor',[1 1 1]);
rectangle('Position',[168.75 -162.5 6.25 6.25], 'FaceColor',[1 1 1]);
rectangle('Position',[175 -156.25 6.25 6.25], 'FaceColor',[0 0 0]);
rectangle('Position',[181.25 -156.25 6.25 6.25], 'FaceColor',[0 0 0]);
rectangle('Position',[175 -162.5 6.25 6.25], 'FaceColor',[1 1 1]);
rectangle('Position',[181.25 -162.5 6.25 6.25], 'FaceColor',[1 1 1]);
rectangle('Position',[187.5 -156.25 6.25 6.25], 'FaceColor',[0 0 0]);
rectangle('Position',[193.75 -156.25 6.25 6.25], 'FaceColor',[0 0 0]);
rectangle('Position',[187.5 -162.5 6.25 6.25], 'FaceColor',[1 1 1]);
rectangle('Position',[193.75 -162.5 6.25 6.25], 'FaceColor',[0 0 0]);
rectangle('Position',[187.5 -168.75 6.25 6.25], 'FaceColor',[1 1 1]);
rectangle('Position',[193.75 -168.75 6.25 6.25], 'FaceColor',[0 0 0]);
rectangle('Position',[187.5 -175 6.25 6.25], 'FaceColor',[1 1 1]);
rectangle('Position',[193.75 -175 6.25 6.25], 'FaceColor',[0 0 0]);
rectangle('Position',[150 -193.75 6.25 6.25], 'FaceColor',[1 1 1]);
rectangle('Position',[156.25 -193.75 6.25 6.25], 'FaceColor',[1 1 1]);
rectangle('Position',[150 -200 6.25 6.25], 'FaceColor',[0 0 0]);
rectangle('Position',[156.25 -200 6.25 6.25], 'FaceColor',[0 0 0]);
rectangle('Position',[162.5 -193.75 6.25 6.25], 'FaceColor',[1 1 1]);
rectangle('Position',[168.75 -193.75 6.25 6.25], 'FaceColor',[1 1 1]);
rectangle('Position',[162.5 -200 6.25 6.25], 'FaceColor',[0 0 0]);
rectangle('Position',[168.75 -200 6.25 6.25], 'FaceColor',[0 0 0]);
rectangle('Position',[187.5 -181.25 6.25 6.25], 'FaceColor',[1 1 1]);
rectangle('Position',[193.75 -181.25 6.25 6.25], 'FaceColor',[0 0 0]);
rectangle('Position',[187.5 -187.5 6.25 6.25], 'FaceColor',[1 1 1]);
rectangle('Position',[193.75 -187.5 6.25 6.25], 'FaceColor',[0 0 0]);
rectangle('Position',[175 -193.75 6.25 6.25], 'FaceColor',[1 1 1]);
rectangle('Position',[181.25 -193.75 6.25 6.25], 'FaceColor',[1 1 1]);
rectangle('Position',[175 -200 6.25 6.25], 'FaceColor',[0 0 0]);
rectangle('Position',[181.25 -200 6.25 6.25], 'FaceColor',[0 0 0]);
rectangle('Position',[187.5 -193.75 6.25 6.25], 'FaceColor',[1 1 1]);
rectangle('Position',[193.75 -193.75 6.25 6.25], 'FaceColor',[0 0 0]);
rectangle('Position',[187.5 -200 6.25 6.25], 'FaceColor',[0 0 0]);
rectangle('Position',[193.75 -200 6.25 6.25], 'FaceColor',[0 0 0]);
X=[186.667,186.667,162.5,162.5,125,125,100,100,75,75,75,75,50,50,50,43.75,43.75,37.5,37.5,37.5,37.5,37.5,37.5,25,13.3333];
Y=[-186.667,-186.667,-175,-175,-150,-150,-137.5,-137.5,-125,-125,-112.5,-112.5,-87.5,-87.5,-87.5,-93.75,-100,-112.5,-125,-137.5,-150,-162.5,-175,-187.5,-186.667];
hold on;
plot(X,Y,'r');
legend('619.906','Location','southoutside');
